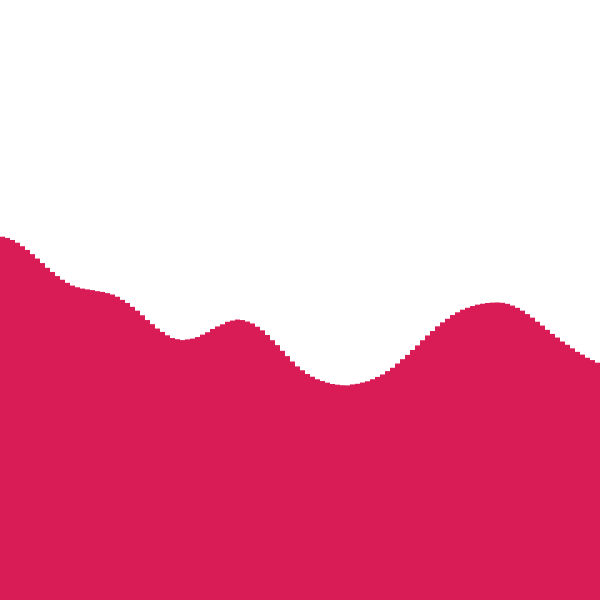
Frame 1 (no input)
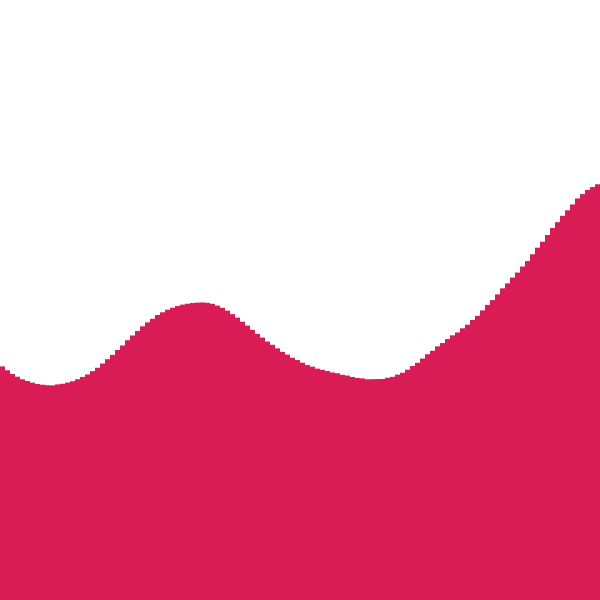
Frame 60 (the mouse pressed at the canvas centre just before this capture)
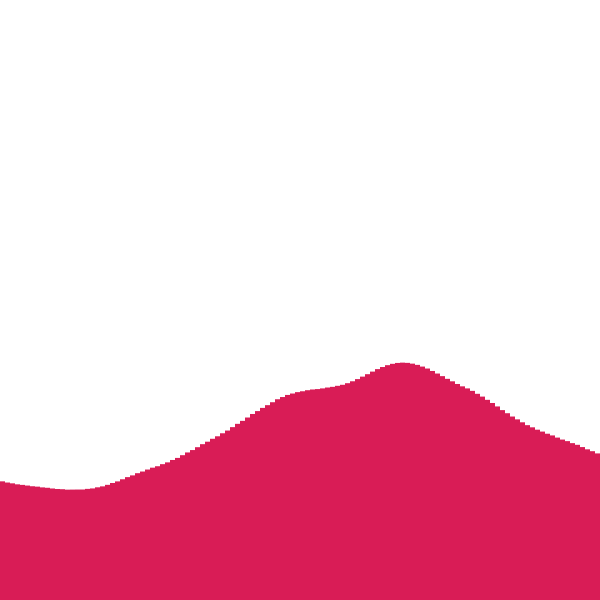
Frame 120 (the mouse held since frame 60 and released just before this capture)

The Processing sketch that drew these frames (run headless with seeded random() and noise(); from frame 60 on, the mouse is pressed at the canvas centre):

// Processing sketch: Challenge_3
// ── Challenge_3.pde
//Design++ Workshop
//15 Jan 2017
//iashris
//Bars with noisy heights
float wid=5;
float [] heights=new float[120];
void setup(){
  size(600,600);
fill(#D91C56);
  noStroke();

}
void draw(){
  background(255);
  translate(0,height);
  for(int i=0;i<120;i++){
    float h=(height-mouseY)*noise((i+frameCount)/100.0);
    rect(wid*i,-h,wid,h);
  }
  
}
